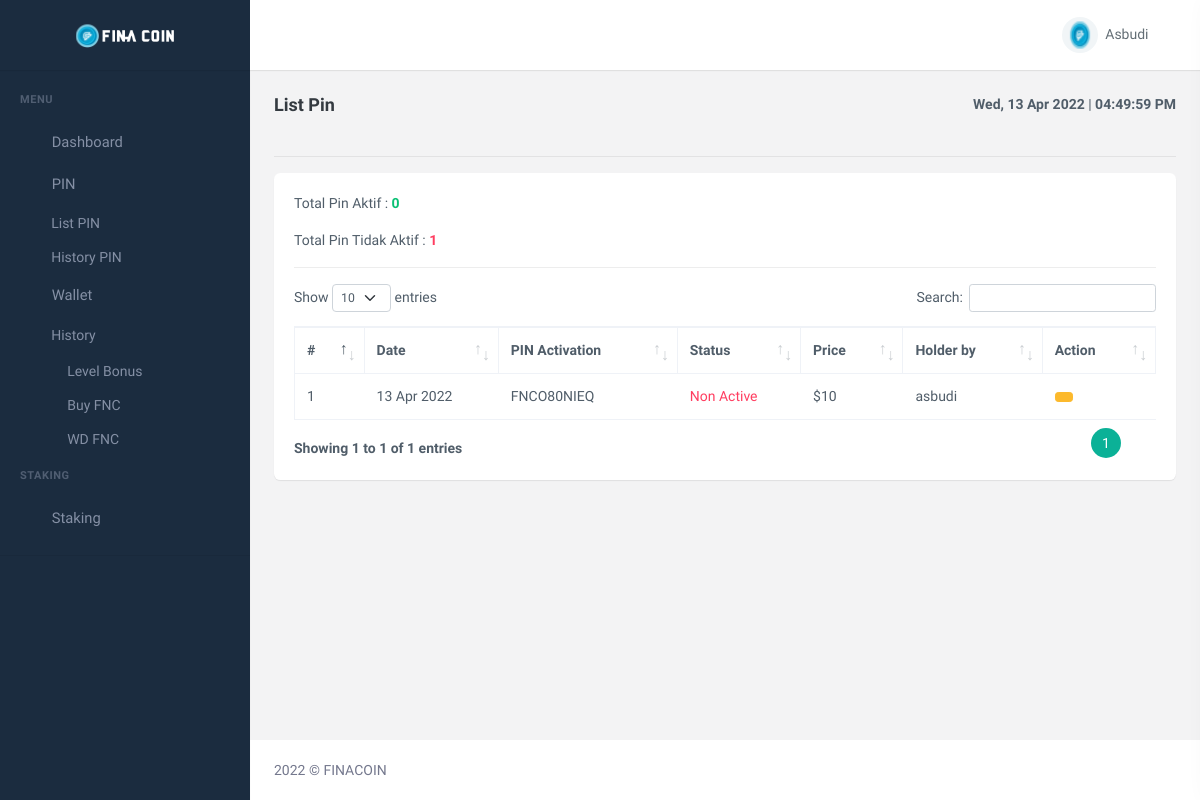
Screenshot of /user/list-pin.php (signed in) with the database file from the repository.
### tables this page shows
CREATE TABLE `member_fina` (
  `id_member` int(11) NOT NULL,
  `tgl_join_member` timestamp NOT NULL DEFAULT current_timestamp(),
  `username_member` varchar(20) NOT NULL,
  `fnc_member` varchar(100) DEFAULT NULL,
  `bonus_staking_member` varchar(250) DEFAULT NULL,
  `nama_lengkap_member` varchar(100) DEFAULT NULL,
  `sponsor_member` varchar(20) NOT NULL,
  `email_member` varchar(250) NOT NULL,
  `status_suspend_member` enum('SUSPEND','UNSUSPEND') NOT NULL DEFAULT 'UNSUSPEND',
  `number_phone_member` int(16) DEFAULT NULL,
  `pin_transaksi_member` varchar(250) NOT NULL DEFAULT '$2y$10$e8rE0e2yEpqVRiXrJioxYuEx5gf9wcVsyf7YKt1WjMjpPcyJU.KK2',
  `password_member` varchar(250) NOT NULL,
  `status_member` enum('FREE','PAID') NOT NULL DEFAULT 'FREE'
);

CREATE TABLE `pin_activation_fina` (
  `id_pin` int(11) NOT NULL,
  `tgl_pin` timestamp NOT NULL DEFAULT current_timestamp(),
  `name_pin` enum('FNC Pin','Other') NOT NULL DEFAULT 'FNC Pin',
  `code_pin` varchar(10) NOT NULL,
  `status_pin` enum('Active','Non Active') NOT NULL DEFAULT 'Active',
  `price_pin` varchar(15) NOT NULL DEFAULT '10',
  `pemilik_pin` varchar(20) NOT NULL
);

### user/helpper/function.php (called while the page is built, shortened)
<?php
function dateFormatter($date){
    $array_date = explode("-", $date);
    $day = explode(" ",$array_date[2]);
    $month = $array_date[1];
    $year = $array_date[0];
    switch($month){
        case 4:
            return $day[0]." Apr ".$year;
            break;
    }
}
?>

### user/list-pin.php (the view, shortened to what this page needs)
<?php
require_once "helpper/function.php";
$querylogin = "SELECT * FROM member_fina WHERE username_member='".$_SESSION['username_user']."'";
$resultlogin = mysqli_query($conn, $querylogin);
$rowlogin = mysqli_fetch_assoc($resultlogin);
$username = $rowlogin['username_member'];
?>
<!DOCTYPE html>
<html lang="en">
  <head>
    <link
      href="assets/css/bootstrap.min.css"
      id="bootstrap-style"
      rel="stylesheet"
      type="text/css"
    />
    <link href="assets/css/icons.min.css" rel="stylesheet" type="text/css" />
    <link
      href="assets/css/app.min.css"
      id="app-style"
      rel="stylesheet"
      type="text/css"
    />
    <link
      href="assets/libs/datatables.net-bs4/css/dataTables.bootstrap4.min.css"
      rel="stylesheet"
      type="text/css"
    />
    <link
      href="assets/libs/datatables.net-buttons-bs4/css/buttons.bootstrap4.min.css"
      rel="stylesheet"
      type="text/css"
    />
    <link
      href="assets/libs/datatables.net-responsive-bs4/css/responsive.bootstrap4.min.css"
      rel="stylesheet"
      type="text/css"
    />
  </head>
  <body data-sidebar="dark">
    <div id="layout-wrapper">
      <header id="page-topbar">
        <div class="navbar-header">
          <div class="d-flex">
            <div class="navbar-brand-box text-center">
              <a href="index" class="logo logo-light">
                <span class="logo-lg">
                  <img
                    src="assets/images/logo-light.png"
                    alt="logo-light"
                    height="24"
                  />
                </span>
              </a>
            </div>
            <button
              type="button"
              class="btn btn-sm px-3 font-size-24 header-item waves-effect"
              id="vertical-menu-btn"
            >
            </button>
          </div>
          <div class="d-flex">
            <div class="dropdown d-none d-lg-inline-block ms-1">
              <button
                type="button"
                class="btn header-item noti-icon waves-effect"
                data-toggle="fullscreen"
              >
              </button>
            </div>
            <?php require_once "user-aksi.php" ?>
            <div class="dropdown d-inline-block">
              <button
                type="button"
                class="btn header-item noti-icon right-bar-toggle waves-effect"
              >
              </button>
            </div>
          </div>
        </div>
      </header>
      <?php require_once "menu.php" ?>
      <div class="main-content">
        <div class="page-content">
          <div class="container-fluid">
            <div class="row">
              <div class="col-12">
                <div
                  class="
                    page-title-box
                    d-sm-flex
                    align-items-center
                    justify-content-between
                  "
                >
                  <h4 class="mb-sm-0">List Pin</h4>
                  <div class="page-title-right">
                    <ol class="breadcrumb m-0">
                      <li class="breadcrumb-item">
                        <span><b><?= date('D').", ".dateFormatter(date("Y-m-d")) ?></b> | <b id="time"></b></span>
                      </li>
                    </ol>
                  </div>
                </div>
              </div>
            </div>
            <hr>
            <div class="row">
              <div class="col-12">
                <div class="card">
                  <div class="card-body">
                    <div class="col-12">
                      <p>
                        Total Pin Aktif :
                        <span class="text-success">
                          <?php
                          $queryPinAktif = "SELECT * FROM pin_activation_fina WHERE status_pin = 'Active' AND pemilik_pin='$username'";
                          $resultPinAktif = mysqli_query($conn, $queryPinAktif);
                          $countPinAktif = mysqli_num_rows($resultPinAktif);
                          ?>
                          <b><?= $countPinAktif ?></b>
                        </span>
                      </p>
                      <p>
                        Total Pin Tidak Aktif :
                        <span class="text-danger">
                          <?php
                          $queryPinNonAktif = "SELECT * FROM pin_activation_fina WHERE status_pin = 'Non Active' AND pemilik_pin='$username'";
                          $resultPinNonAktif = mysqli_query($conn, $queryPinNonAktif);
                          $countPinNonAktif = mysqli_num_rows($resultPinNonAktif);
                          ?>
                          <b><?= $countPinNonAktif ?></b>
                        </span>
                      </p>
                      <hr />
                    </div>
                    <table id="datatable" class="table table-hover table-bordered dt-responsive nowrap" style="border-collapse: collapse; border-spacing: 0; width: 100%;" >
                      <thead>
                        <tr>
                          <th>#</th>
                          <th>Date</th>
                          <th>PIN Activation</th>
                          <th>Status</th>
                          <th>Price</th>
                          <th>Holder by</th>
                          <th>Action</th>
                        </tr>
                      </thead>
                      <tbody>
                        <?php
                        $num = 0;
                        $queryPin = "SELECT * FROM pin_activation_fina WHERE  pemilik_pin='$username' ORDER BY tgl_pin DESC";
                        $resultPin = mysqli_query($conn, $queryPin);
                        while($rowPin = mysqli_fetch_assoc($resultPin)){
                        ?>
                        <tr>
                          <td><?= ++$num ?></td>
                          <td><?= dateFormatter($rowPin['tgl_pin']) ?></td>
                          <td><?= $rowPin['code_pin'] ?></td>
                          <td><?= $status = $rowPin['status_pin'] == "Active" ? "<span class='text-success'>".$rowPin['status_pin']."</span>" : "<span class='text-danger'>".$rowPin['status_pin']."</span>" ?></td>
                          <td>$<?= $rowPin['price_pin'] ?></td>
                          <td><?= $rowPin['pemilik_pin'] ?></td>
                          <td>
                            <div class="btn-group btn-group-toggle mt-2 mt-lg-0" data-bs-toggle="buttons">
                              <button onclick="copyPin('<?= $rowPin['code_pin'] ?>')" class="btn btn-warning btn-sm" data-bs-toggle="tooltip" data-bs-placement="top" title="Copy">
                              </button>
                            </div>
                          </td>
                        </tr>
                        <?php } ?>
                      </tbody>
                    </table>
                  </div>
                </div>
              </div>
            </div>
          </div>
        </div>
        <footer class="footer">
          <div class="container-fluid">
            <div class="row">
              <div class="col-sm-6">
                © FINACOIN
              </div>
            </div>
          </div>
        </footer>
      </div>
    </div>
  </body>
</html>

### user/user-aksi.php (shortened to what this page needs)
<div class="dropdown d-inline-block user-dropdown">
  <button
    type="button"
    class="btn header-item waves-effect"
    id="page-header-user-dropdown"
    data-bs-toggle="dropdown"
    aria-haspopup="true"
    aria-expanded="false"
  >
    <img
      class="rounded-circle header-profile-user"
      src="assets/images/logo-sm.png"
      alt="Header Avatar"
    />
    <span class="d-none d-xl-inline-block ms-1"><?= ucfirst($username) ?></span>
  </button>
</div>

### user/list-pin.php (style rules this page uses)
body { background-image: url(./assets/bg-body.jpg); background-repeat: no-repeat; background-size: cover; background-position: center; }

### rows the page displays
member_fina: username_member "Asbudi"
pin_activation_fina: tgl_pin "13 Apr 2022", code_pin "FNCO80NIEQ", status_pin "Non Active", price_pin "10", pemilik_pin "asbudi"

### other values shown
$countPinAktif "0"
$countPinNonAktif "1"
